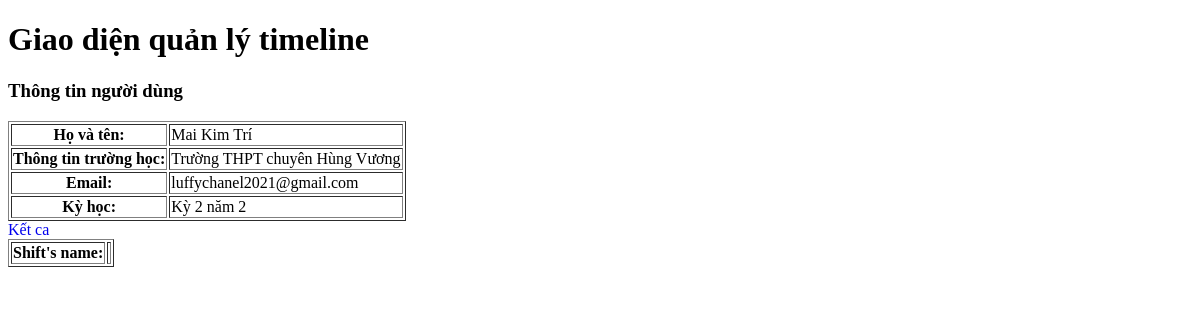
The page /todo/id=1/ on the database as committed earlier.
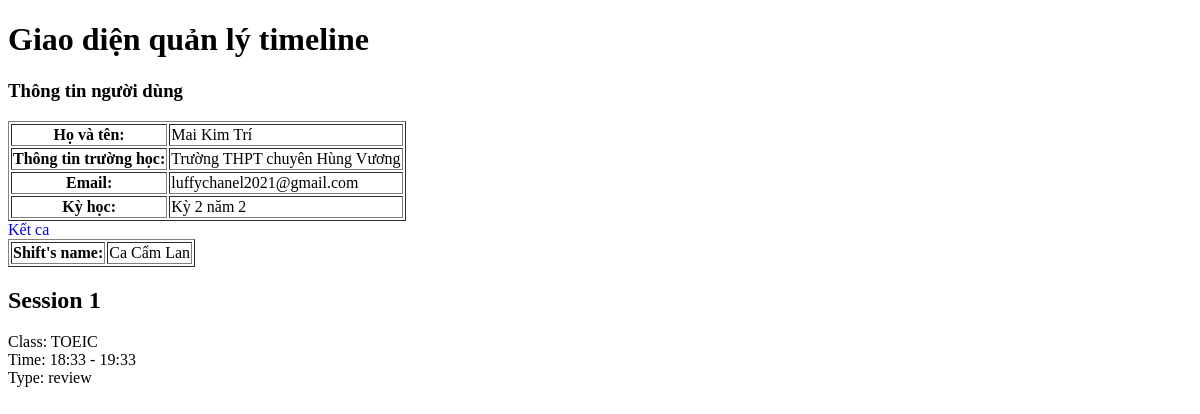
The same page on the database as committed later.
### main_site/models.py (models this page shows, shortened)
class Shift(models.Model):
    name = models.CharField(max_length=50, verbose_name='Name of Shift ')
    startTime = models.DateTimeField(auto_now_add=True, verbose_name='Start time of Shift')
    endTime = models.DateTimeField(null=True, blank=True, verbose_name='End time of Shift')
    status = models.BooleanField(default=False, verbose_name='Status')
    user = models.ForeignKey(User, on_delete=models.CASCADE, verbose_name='User of this Shift', null=True)

class Session(models.Model):
    TYPE_CHOICES = (
        ('learn','learn'),
        ('review','review'),
        ('practice','practice')
    )
    startTime = models.DateTimeField(verbose_name='Start Time')
    endTime = models.DateTimeField(verbose_name='End Time')
    type = models.CharField(max_length=10,choices=TYPE_CHOICES, default='learn')
    note = models.TextField(verbose_name="Note",null=True, blank=True)
    shift = models.ForeignKey(Shift,on_delete=models.CASCADE, null=True, blank=True, verbose_name='Shift for this Session')
    classObj = models.ForeignKey(Class, on_delete=models.CASCADE, null=True, blank=True, verbose_name='Class in this session')
    subject = models.ForeignKey(Subject, on_delete=models.CASCADE, null=True, blank=True, verbose_name='Subject in this session')
    chapter = models.ManyToManyField(Chapter,blank=True, verbose_name="Chapter in this session")

class Class(models.Model):
    STATUS_CHOICES = (
        ('active','active'),
        ('upcoming','upcoming'),
        ('completed','completed'),
    )
    name = models.CharField(max_length=50, verbose_name='Tên lớp')
    startDate = models.DateField(verbose_name='Thời gian mở lớp', null=True)
    endDate = models.DateField(verbose_name='Thời gian đóng lớp', null=True)
    status = models.CharField(max_length=10, choices=STATUS_CHOICES, default='upcoming')
    maxOfDay = models.IntegerField(verbose_name='Số lượng ngày học tối đa trong kỳ', default=50)
    maxOfSessionsInDay = models.IntegerField(verbose_name="Số lượng buổi học tối đa trong ngày", default=2)
    term = models.ForeignKey(Term, on_delete=models.CASCADE, verbose_name='Thông tin kỳ học')

### main_site/views.py (the view)
# urls.py: path('todo/id=<int:id>/', views.get_todolist, name='todolist'),
def get_todolist(request, id):
    user = User.objects.filter(id=id).first()
    user_inf = UserInfo.objects.filter(user=user).first()
    term = Term.objects.filter(user=user).first()
    shift = Shift.objects.filter(status=False, user=user).first()
    sessions = Session.objects.filter(shift=shift)
    context = {
        'user':user,
        'user_inf': user_inf,
        'term':term,
        'shift':shift,
        'sessions':sessions,
        }
    return render(request, 'page/todolist.html', context)

### main_site/templates/page/todolist.html (shortened to what this page needs)
{% extends "base/base.html" %}
{% block content %}
    <h1>Giao diện quản lý timeline</h1>
    <h3>Thông tin người dùng</h3>
    <table border="1px">
        <tr>
            <th>Họ và tên:</th>
            <td>{{user_inf.name}}</td>
        </tr>
        <tr>
            <th>Thông tin trường học:</th>
            <td>{{user_inf.school}}</td>
        </tr>
        <tr>
            <th>Email:</th>
            <td>{{user_inf.email}}</td>
        </tr>
        <tr>
            <th>Kỳ học:</th>
            <td>{{term.name}}</td>
        </tr>
    </table>
    <a href="{% url 'close_shift' id=user.id %}">Kết ca</a>
    <table border="1px">
        <tr>
            <th>
                Shift's name:
            </th>
            <td>
                {{shift.name}}
            </td>
        </tr>
    </table>
    {% for session in sessions %}
    <div class="Session{{forloop.counter}}">
        <h2>Session {{forloop.counter}}</h2>
        <div>
            Class: {{session.classObj.name}}
        </div>
        <div>
            Time: {{session.startTime|date:"H:i"}} - {{session.endTime|date:"H:i"}}
        </div>
        <div>
            Type: {{session.type}}
        </div>
    </div>
    {% endfor %}
{% endblock content %}

Rows that differ between the two databases and show on the page:
added Shift: name "Ca Cẩm Lan"
added Session: classObj.name "TOEIC", startTime "18:33", endTime "19:33", type "review"
